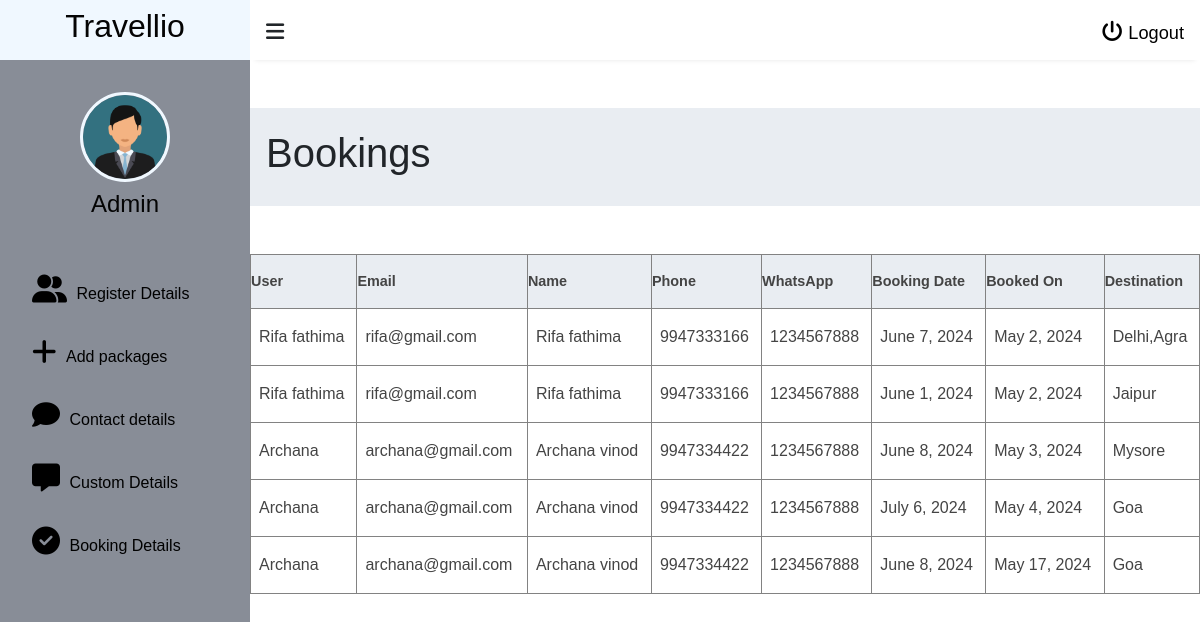
Page /bookingdetails on the committed database.
### my_app/models.py (models this page shows, shortened)
class Bookings(models.Model):
    user = models.ForeignKey(settings.AUTH_USER_MODEL, on_delete=models.CASCADE, related_name='bookings')
    fname=models.CharField(max_length=20)
    lname=models.CharField(max_length=20)
    phone = models.CharField(max_length=10)
    whatsapp = models.CharField(max_length=10)
    booking_date = models.DateField()
    booked_on = models.DateField(auto_now=True)
    destination_name = models.ForeignKey(Package, on_delete=models.CASCADE)
    username = models.CharField(max_length=150)
    email = models.EmailField()

class Package(models.Model) :
  photo=models.ImageField(upload_to="packages")
  destination_name=models.CharField(max_length=40)
  days=models.CharField(max_length=10)
  amount=models.CharField(max_length=10)
  def __str__(self):
      return self.destination_name

### my_app/views.py (the view)
# urls.py: path("bookingdetails",views.bookingdetails,name="bookingdetails"),
def bookingdetails(request):
    data5=Bookings.objects.all()
    return render(request,"bookingdetails.html",{"result5":data5})

### templates/bookingdetails.html (shortened to what this page needs)
<!DOCTYPE html>
{% extends "admin.html" %}
{% load static %}
        {% block content1 %}
        <link rel="stylesheet" href="{% static "./bookstyled.css" %}">
    </head>
    <body>
      <main class="pb-5">
        <div class="page-header">
        <h1 class="">Bookings</h1>
        </div>
      </main>
        <div class="table-responsive">
        <table width="100%">
                <thead>
                  <tr>
                    <th>User</th>
                    <th>Email</th>
                    <th>Name</th>
                    <th>Phone</th>
                    <th>WhatsApp</th>
                    <th>Booking Date</th>
                    <th>Booked On</th>
                    <th>Destination</th>
                </tr>
                </thead>
                <tbody>
                  {% for booking in result5 %}
                  <tr>
                      <td>{{ booking.user.username }}</td>
                      <td>{{ booking.user.email }}</td>
                      <td>{{ booking.fname }}{{" "}}{{booking.lname}}</td>
                      <td>{{ booking.phone }}</td>
                      <td>{{ booking.whatsapp }}</td>
                      <td>{{ booking.booking_date }}</td>
                      <td>{{ booking.booked_on }}</td>
                      <td>{{ booking.destination_name }}</td>
                  </tr>
                  {% endfor %}
                </tbody>
          </table>
          {% endblock content1 %}

### templates/admin.html (shortened to what this page needs)
<!DOCTYPE html>
{% load static %}
<html>
    <head>
        <link rel="stylesheet" href="{% static "./adminstyle.css" %}">
        <link href="https://cdn.jsdelivr.net/npm/bootstrap@5.3.3/dist/css/bootstrap.min.css"
        rel="stylesheet"
>
        <link rel="stylesheet" href="https://cdnjs.cloudflare.com/ajax/libs/font-awesome/6.5.1/css/all.min.css">
    </head>
    <body>
        <div class="sidebar">
            <div class="side-header">
                <h2>T<span>ravellio</span></h2>
            </div>
            <div class="side-content">
            <div class="profile">
                <img src={% static "./img/user.png" %}>
                <h4>Admin</h4>
             </div>
            <div class="side-menu">
                <ul>
                    <li class="nav-item">
                        <a  class="" href= "{% url 'logindetails' %}">
                            <span class="fa-solid fa-user-group"></span>
                            <small>Register Details</small>
                           </a></li>
                    <li class="nav-item"><a  href="{% url 'packagesadd' %}">
                        <span class="fa-solid fa-plus"></span>
                        <small>Add packages</small>
                    </a></li>
                    <li class="nav-item"><a  href="{% url 'contactdetails' %}">
                        <span class="fa-solid fa-comment"></span>
                        <small>Contact details</small>
                    </a></li>
                    <li class="nav-item">
                        <a  href="{% url 'customdetails' %}">
                            <span class="fa-solid fa-message"></span>
                            <small>Custom Details</small>
                        </a>
                    </li>
                    <li class="nav-item">
                        <a href="{% url 'bookingdetails' %}">
                            <span class="fa-solid fa-circle-check"></span>
                            <small>Booking Details</small>
                        </a></li>
                </ul>
            </div>
        </div>
        </div>
        <header>
            <div class="header-content">
            <label for="menu-toggle">
                <span class="fa-solid fa-bars"></span>
            </label>
            <div>
                <a class="" href="{% url 'logout' %}">
                <span  class="fa-solid fa-power-off"></span>
                <small>Logout</small>
            </a>
        </div>
            </div>
        </header>
        <div class="main-content pt-5">
            {% block content1 %}{% endblock content1 %}
        </div>
    </body>
</html>

### static/adminstyle.css (style rules this page uses)
* { margin: 0; padding:0; text-decoration: none; list-style-type: none; box-sizing: border-box; font-family: "Merriweather",sans-serif; }
.side-header h2 { color:#040404; font-weight: 400; text-align: center; padding:10px; }
.side-header { height: 60px; background-color: aliceblue; justify-content: center; display: flex; align-items:center; }
.profile { text-align: center; padding: 2rem 0rem; }
.profile img { height: 90px; width: 90px; display: inline-block; margin: 0 auto .5rem auto; background-repeat: no-repeat; background-size: cover; border-radius:50%; border: 3px solid aliceblue; }
.profile h4 { color: #040404; font-weight:500; }
.sidebar { position: fixed; height:100%; width: 250px; left: 0; bottom: 0; top: 0; z-index: 100; background-color: rgb(136, 141, 151); transition:left 300ms ; align-items: center; }
.side-menu { width:250px; height:100%; overflow: hidden; transition: 0.5s; }
.side-menu li { position: relative; display:block; width: 100%; list-style: none; border-top-left-radius: 30px; border-bottom-left-radius: 30px; }
.side-menu a span { display:inline; text-align: center; font-size: 1.75rem; }
.side-menu a span,.side-menu a small { color: black; }
.side-menu a small { font-size: 1rem; padding: 0 5px; }
.side-menu a { display:block; padding: 1rem 0rem ; text-decoration: none; }
.side-content { height:calc(100vh - 60px); overflow: auto; overflow-x:hidden; }
.main-content { margin-left:250px ; width: calc(100%-200px); transition: margin-left 300ms; }
header { position: fixed; right:0; top: 0; left: 250px; z-index: 100; height: 60px; box-shadow: 0px 5px 5px -5px rgb(0 0 0 /10%) ; background: #fff; transition:left 300ms; }
.header-content { display:flex; justify-content: space-between; align-items: center; padding:1rem 1rem; font-size: 1.3rem; }
.header-content a { text-decoration: none; color: black; }
.page-header { padding:1.3rem 1rem; background:#E9edf2; }

### static/bookstyled.css (style rules this page uses)
main { margin-top: 60px; }
.page-header { padding:1.3rem 1rem; background:#E9edf2; }
.table-responsive { overflow:auto; width: 100%; }
table { border-collapse: collapse; }
table thead tr { background: #e9edf2; }
table thead th { padding:1rem 0rem; text-align:left; color:#444; font-size:.9rem; }
table td { padding:1rem .5rem; color:#444; }
th,td,table { border: 1px solid #828282; }

### rows in the picture
Bookings: user.username "Rifa fathima", user.email "rifa@gmail.com", fname "Rifa", lname "fathima", phone "9947333166", whatsapp "1234567888", booking_date "June 7, 2024", booked_on "May 2, 2024", destination_name "Delhi,Agra"
Bookings: user.username "Rifa fathima", user.email "rifa@gmail.com", fname "Rifa", lname "fathima", phone "9947333166", whatsapp "1234567888", booking_date "June 1, 2024", booked_on "May 2, 2024", destination_name "Jaipur"
Bookings: user.username "Archana", user.email "archana@gmail.com", fname "Archana", lname "vinod", phone "9947334422", whatsapp "1234567888", booking_date "June 8, 2024", booked_on "May 3, 2024", destination_name "Mysore"
Bookings: user.username "Archana", user.email "archana@gmail.com", fname "Archana", lname "vinod", phone "9947334422", whatsapp "1234567888", booking_date "July 6, 2024", booked_on "May 4, 2024", destination_name "Goa"
Bookings: user.username "Archana", user.email "archana@gmail.com", fname "Archana", lname "vinod", phone "9947334422", whatsapp "1234567888", booking_date "June 8, 2024", booked_on "May 17, 2024", destination_name "Goa"
